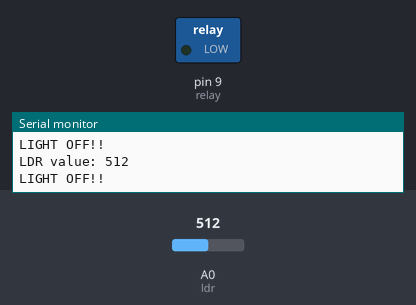
A sketch run on a simulated Arduino Uno, built with avr-gcc and run on an emulated ATmega328P. Shown: switched loads named in the sketch (green lamp = pin HIGH), the last lines printed to the serial monitor. The test bench sets the inputs (shaded band); at power-on: A0 (ldr) = 512.

Above: at 3.6 s.
3.7 s: A0 (ldr) set to 414
7.4 s: A0 (ldr) set to 386
At 9.2 s:
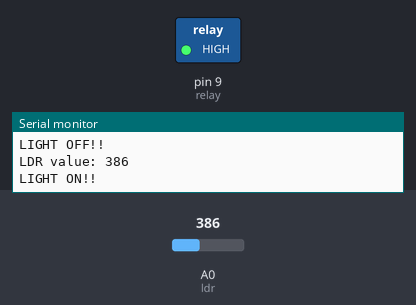
11.1 s: A0 (ldr) set to 511
At 12.0 s:
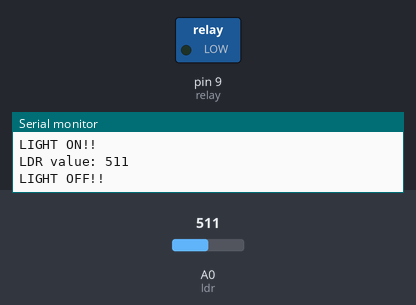
14.8 s: A0 (ldr) set to 306
At 17.6 s:
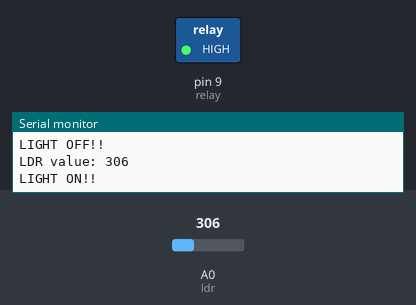
Timing chart, 0 to 19.1 s (numbered marks = the images above; inputs shaded):
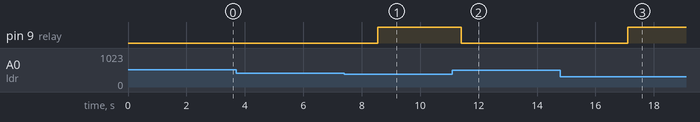

The sketch:

Ject_3.ino
```cpp
int ldr = A0;
int input_val = 0;
int val_1, val_2, val_3, input_avg;
unsigned int LDR_open = 400;
#define relay 9

void setup() {
  // put your setup code here, to run once:
  Serial.begin(9600);
  pinMode(relay, OUTPUT);
}

void loop() {
  // put your main code here, to run repeatedly:
  input_val = analogRead(ldr);
  Serial.print("LDR value: ");
  Serial.println(input_val);
  if (input_val <= LDR_open) {
    digitalWrite(relay, HIGH);
    Serial.println("LIGHT ON!!");
    delay(2500);
  }
  else {
    digitalWrite(relay, LOW);
    Serial.println("LIGHT OFF!!");
    delay(2500);
  }
  delay(350);
}
```

Measured:
- the behaviour switches between 401 and 400 on A0 (ldr) (found by bisection; images 0 and 1)
- after the input at 7.4 s, pin 9 (relay): LOW → HIGH after 1.2 s
- after the input at 11.1 s, pin 9 (relay): HIGH → LOW after 0.30 s
- after the input at 14.8 s, pin 9 (relay): LOW → HIGH after 2.3 s
